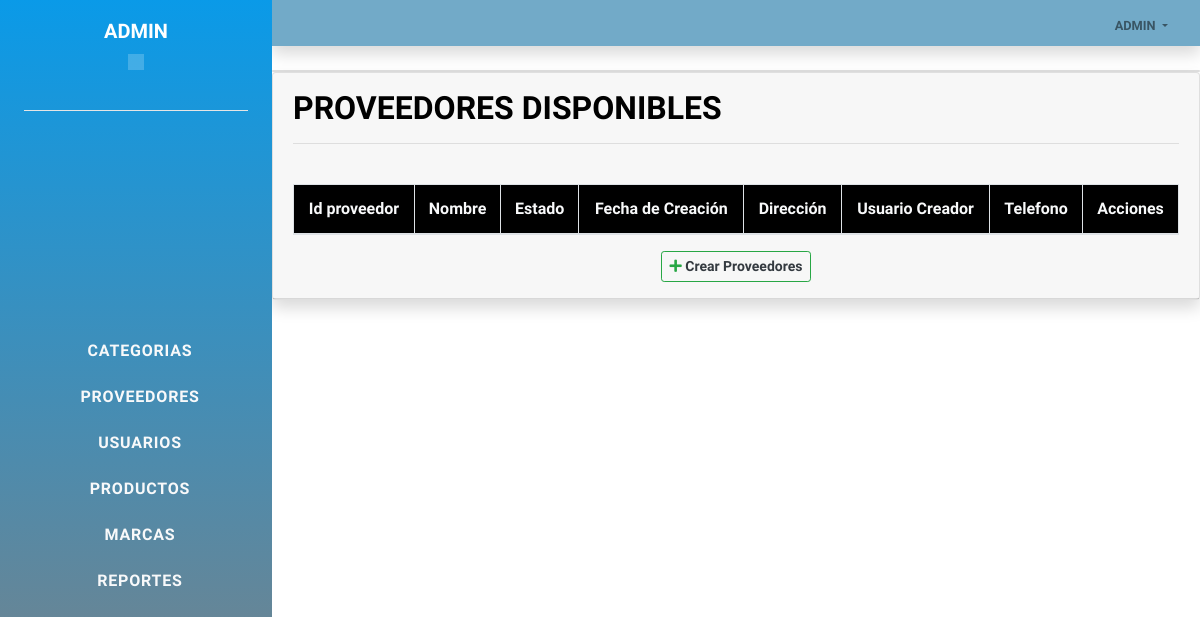
Page /codigo/pre_consultar_proveedores.php (signed in) on the earlier database version.
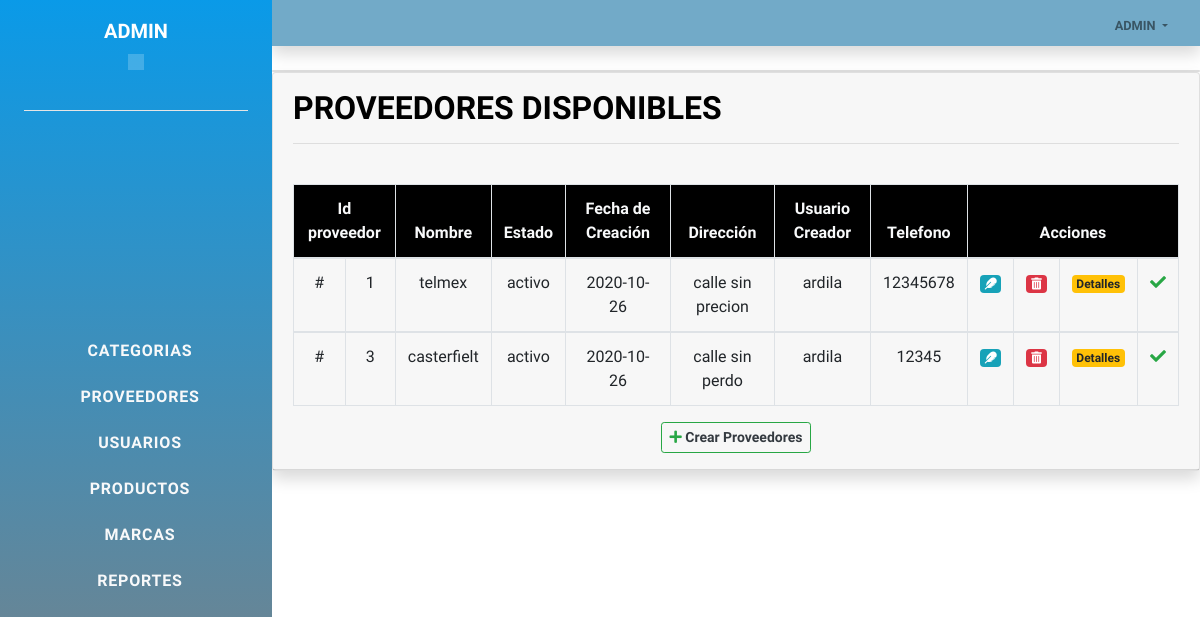
Same page on the later database version.
### tables this page shows
CREATE TABLE IF NOT EXISTS `proveedores` (
  `id_proveedor` int(5) NOT NULL AUTO_INCREMENT,
  `fecha_creacion` date NOT NULL,
  `fecha_modificacion` date DEFAULT NULL,
  `nombre_prov` varchar(30) NOT NULL,
  `direccion` varchar(100) NOT NULL,
  `telefono` varchar(15) NOT NULL,
  `email_prov` varchar(55) NOT NULL,
  `usuario_creacion` varchar(11) NOT NULL,
  `usuario_modificacion` varchar(11) NOT NULL,
  `fk_id_estado` varchar(4) NOT NULL,
  PRIMARY KEY (`id_proveedor`)
);

### codigo/pre_consultar_proveedores.php (the view, shortened to what this page needs)
<!DOCTYPE html>
<html lang="en">
<head>
    <link href="../vendor/bootstrap/css/bootstrap.min.css" rel="stylesheet">
<link href="../vendor/fontawesome-free/css/all.min.css" rel="stylesheet">
<link href="https://unpkg.com/ionicons@4.5.10-0/dist/css/ionicons.min.css" rel="stylesheet">
<link href="../css/resume.min.css" rel="stylesheet">
</head>
<body>
    <?php
      include("../menu_admin/columna.php");
    ?>
<?php
include("../menu_admin/banner.php");
?>
<div class="card">
</div>
    <div class="card shadow mb-4">
            <div class="card-header py-3">
                    <h3 class="m-0 font-weight-bold" style="color: black;">Proveedores disponibles</h3>
                    <hr>
                    <br>
    <table class="table table-responsive-xl table-bordered  table-ligth table-hover " >
<thead style="background-color: black;" class="text-light" >
    <tr align="center" >
        <th colspan="2">Id proveedor</th>
        <th>Nombre</th>
        <th>Estado</th>
        <th>Fecha de Creaci&oacute;n</th>
        <th>Direcci&oacute;n</th>
        <th>Usuario Creador</th>
        <th>Telefono</th>
        <th colspan="4">Acciones</th>
    </tr>
</thead>
    <?php
    include("conexion.php");
    $consulta="SELECT * FROM proveedores";
    if(!$resultado=$db->query($consulta)){
    die('hay un error con la consulta o los datos no existen vuelve a comprobar !!![' . $db->error . ']');
    }
    while($fila=$resultado->fetch_assoc()){
        $bid_proveedor=stripslashes($fila['id_proveedor']);
        $bfecha_creacion=stripslashes($fila['fecha_creacion']);
        $bdireccion=stripslashes($fila['direccion']);
        $bfk_id_estado=stripslashes($fila['fk_id_estado']);
        $btelefono=stripslashes($fila['telefono']);
        $busuario_creacion=stripslashes($fila['usuario_creacion']);
        $bnombre_prov=stripslashes($fila['nombre_prov']);
        if($bfk_id_estado=="1"){
            $bfk_id_estado='activo';
        }
        echo "<tbody align='center'>";
        echo "<tr>";
        echo "<td>#</td>";
        echo "<td class='id_prov'>$bid_proveedor</td>";
        echo "<td>$bnombre_prov</td>";
        echo "<td>$bfk_id_estado</td>";
        echo "<td>$bfecha_creacion</td>";
        echo "<td>$bdireccion</td>";
        echo "<td>$busuario_creacion</td>";
        echo "<td>$btelefono</td>";
        ?>
        <td>
            <a href="#" class="badge badge-info act_btn" prov="<?php echo $bid_proveedor; ?>"><i class="fas fa-feather"></i></a>
        </td>
        <td>
            <a href="#" class="badge badge-danger delete_btn"><i class="fas fa-trash-alt"></i></a>
        </td>
        <td>
        <a href="#" class="badge badge-warning info_btn" prov="<?php echo $bid_proveedor;?>">Detalles</a>
        </td>
        <?php
        if($bfk_id_estado=="activo"){
            echo "<td><a href='neg_cambiar_estado_prov.php?id=$bid_proveedor'><i class='fas fa-check text-success'></i></a></td>";
        }
        echo "</tr>";
        echo "</tbody>";
    }
    ?>
 </table>
<div align="center">
 <button type="submit" class="btn btn-outline-success btn-sm"><i class="fas fa-plus"></i><a href="pre_crear_proveedores.php" style="   text-decoration: none;">
   <span class="text-dark"> <b> Crear Proveedores</b></span></a></button>
 </div>
</div>
</div>
</body>
</html>

Differences in the rows shown:
added proveedores: id_proveedor "1", nombre_prov "telmex", fk_id_estado "activo", fecha_creacion "2020-10-26", direccion "calle sin precion", usuario_creacion "ardila", telefono "12345678"
added proveedores: id_proveedor "3", nombre_prov "casterfielt", fk_id_estado "activo", fecha_creacion "2020-10-26", direccion "calle sin perdo", usuario_creacion "ardila", telefono "12345"
